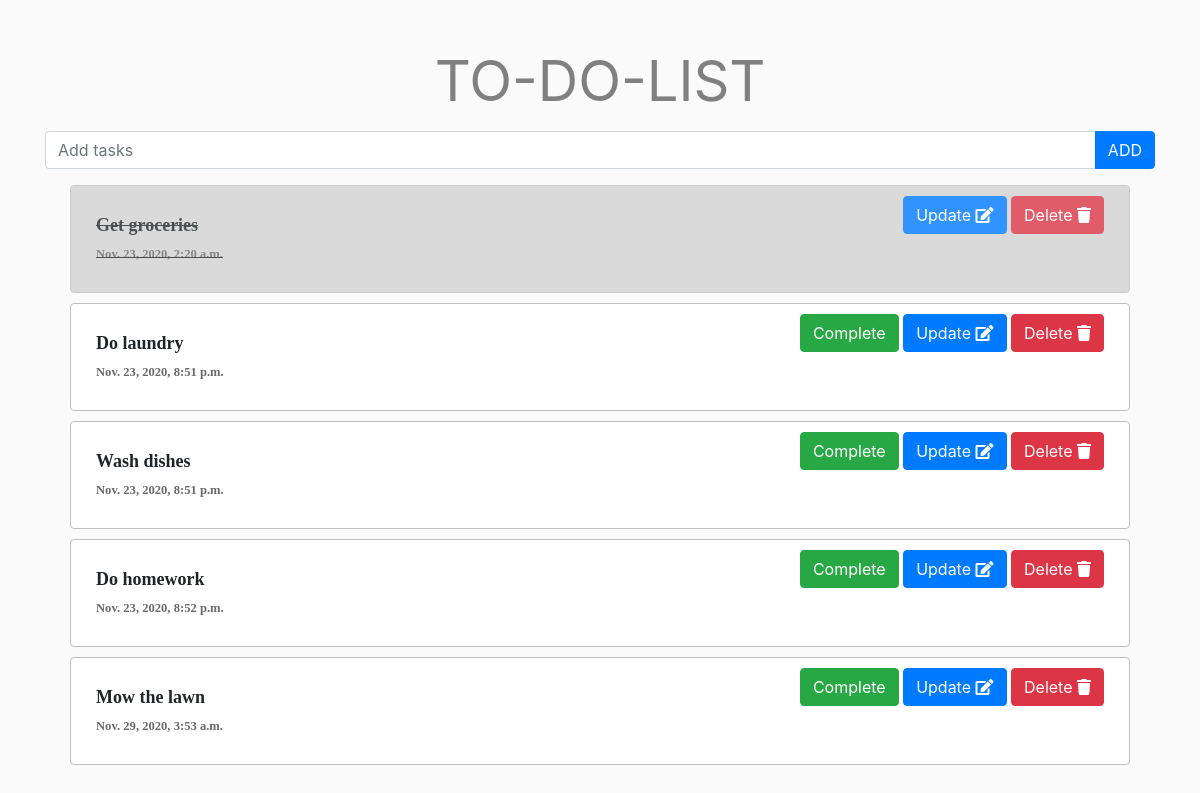
The page /todo/ on the database as committed earlier.
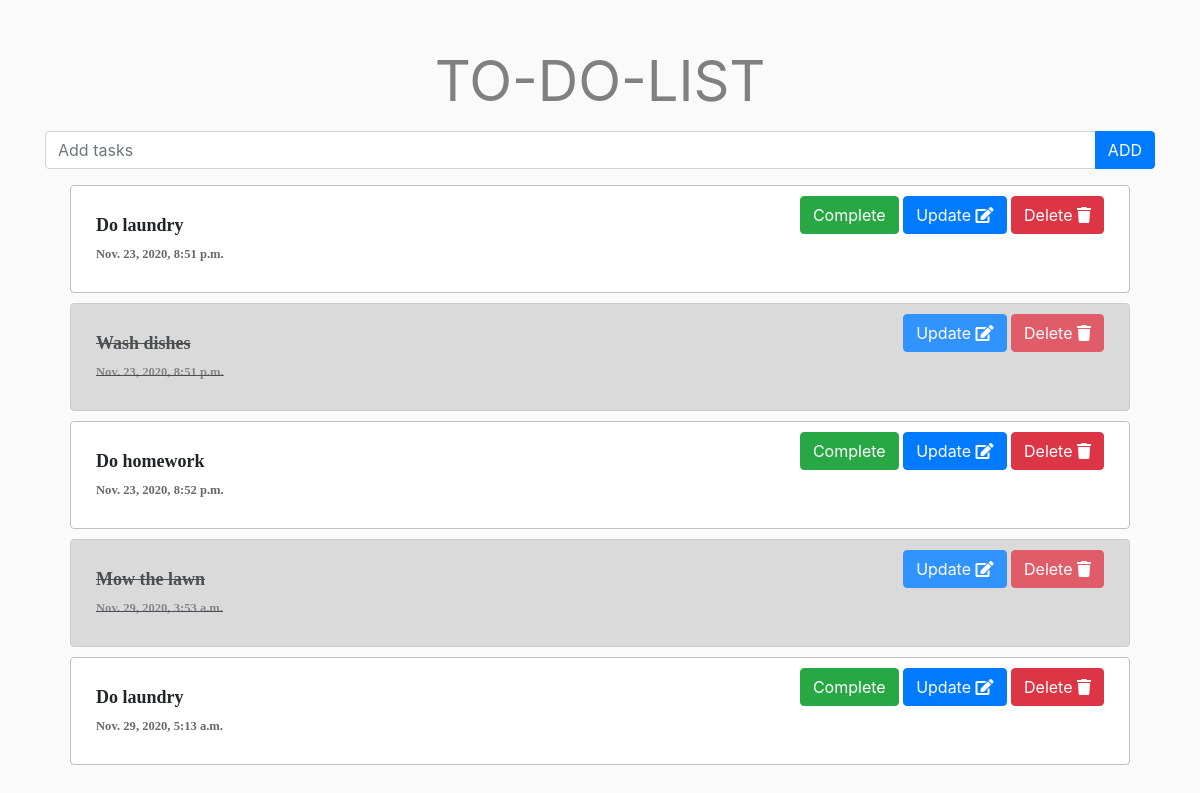
The same page on the database as committed later.
### todo/models.py (models this page shows, shortened)
class Task(models.Model):
    description = models.CharField(max_length=100)
    complete = models.BooleanField(default=False)
    created_at = models.DateTimeField(auto_now_add=True)

### todo/views.py (the view)
# urls.py: path('', views.view_list, name="view_list"),
def view_list(request):
    form = TaskForm(request.POST or None)
    tasks = Task.objects.all()
    context = {'tasks': tasks, 'form': form}
    return render(request, 'todo/index.html', context)

### todo/forms.py
class TaskForm(forms.ModelForm):
    class Meta:
        model = Task
        fields = '__all__'
        widgets = {
            'description': forms.TextInput(attrs={'class': 'form-control', 'placeholder': 'Add tasks', 'aria-label': 'Add tasks', 'aria-describedby': 'button-addon2'}),
            'complete': forms.CheckboxInput(attrs={'class': 'form-control'})
        }

### templates/todo/index.html (shortened to what this page needs)
{% extends 'todo/base.html' %}
{% load crispy_forms_tags %}
{% block body %}
    <form action="{% url 'add' %}" method="post">
        <div class="input-group mb-3 " id="custom">
            {{ form.description }}
            <div class="input-group-append">
                <button type="submit" class="btn btn-primary" id="button-addon2">ADD</button>
            </div>
        </div>
    </form>
        <div class="container">
            {% for task in tasks %}
                {% if task.complete == True %}
                    <div id="completeRow" class="row">
                {% else %}
                    <div id="rows" class="row">
                {% endif %}
                    <div id="task" class="col-md-6 py-3">
                        {% if task.complete == True %}
                            <span id="cross">{{ task.description }} <br> <span id="created">{{ task.created_at }}</span></span>
                        {% else %}
                            <span id="uncross">{{ task.description }} <br> <span id="created">{{ task.created_at }}</span></span>
                        {% endif %}
                    </div>
                    <div id="buttons" class="col-md-6">
                        {% if task.complete == False %}
                            <a href="{% url 'complete' task.id %}">
                                <button id="complete" type="button" class="btn btn-success">Complete</button>
                            </a>
                        {% endif %}
                        <a href="{% url 'update_task' task.id %}" class="update-icon">
                            <button id="update" type="button" class="btn btn-primary">Update
                                <i class="fas fa-edit"></i>
                            </button>
                        </a>
                        <a href="{% url 'delete_task' task.id %}" class="delete-icon">
                            <button id="delete" type="button" class="btn btn-danger">Delete
                                <i class="fas fa-trash"></i>
                            </button>
                        </a>
                    </div>
                </div>
            {% endfor %}
            </div>
        </div>
{% endblock %}

Rows that differ between the two databases and show on the page:
removed Task: description "Get groceries", created_at "Nov. 23, 2020, 2:20 a.m."
changed Task "Wash dishes": complete False → True (drawn)
changed Task "Mow the lawn": complete False → True (drawn)
added Task: description "Do laundry", created_at "Nov. 29, 2020, 5:13 a.m.", complete "Complete"
